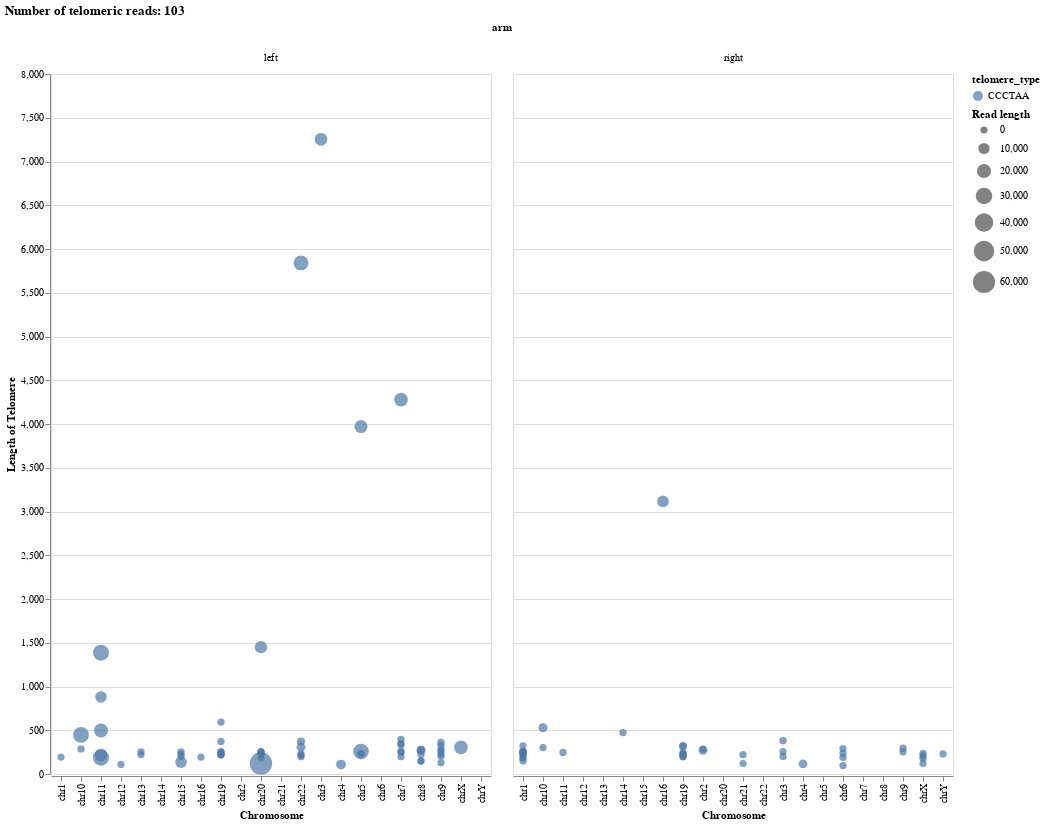

This figure's notebook cell:
### Code cell
import altair as alt
from altair_saver import save
def plot_telomeres(telomere_df: pd.DataFrame) -> None:
    """
    Plots information about found telomeres
    """
    plot = (
        alt.Chart(telomere_df)
        .mark_circle()
        .encode(
            alt.X("chr:N", title="Chromosome"),
            alt.Color("telomere_type:N"),
            alt.Y("telomere_length", title="Length of Telomere"),
            alt.Size("read_len:Q", scale=alt.Scale(range=[50, 500]), title= "Read length"),
            tooltip=[alt.Tooltip("telomere_length:Q", title="Telomere length"),
                     alt.Tooltip("telomere_type:N", title="Telomere type"),
                     alt.Tooltip("read_len:Q", title="Read length"),
                     alt.Tooltip("id:N", title="ID"),
                     alt.Tooltip("telomere_pattern_start:Q", title="Start of telomere in read"),
                     alt.Tooltip("telomere_pattern_end:Q", title="End of telomere in read"),
                     alt.Tooltip("fraction_telomere:Q", title="Fraction of telomere / read"),
                    ]
        )
        .properties(
            height=700,
        )
        .facet(column="arm", title=f"Number of telomeric reads: {telomere_df.shape[0]}")
    )
    return plot

plot = plot_telomeres(telomere_df)
save(plot, "telR30.html")
plot

### Figure 1 — Vega-Lite specification as saved in the notebook (floating-point values rounded to 4 significant figures)
{"config": {"view": {"continuousWidth": 400, "continuousHeight": 300}}, "data": {"name": "data-0fd255d21ac048c8c980891e8dd7b791"}, "facet": {"column": {"field": "arm", "type": "nominal"}}, "spec": {"mark": "circle", "encoding": {"color": {"field": "telomere_type", "type": "nominal"}, "size": {"field": "read_len", "scale": {"range": [50, 500]}, "title": "Read length", "type": "quantitative"}, "tooltip": [{"field": "telomere_length", "title": "Telomere length", "type": "quantitative"}, {"field": "telomere_type", "title": "Telomere type", "type": "nominal"}, {"field": "read_len", "title": "Read length", "type": "quantitative"}, {"field": "id", "title": "ID", "type": "nominal"}, {"field": "telomere_pattern_start", "title": "Start of telomere in read", "type": "quantitative"}, {"field": "telomere_pattern_end", "title": "End of telomere in read", "type": "quantitative"}, {"field": "fraction_telomere", "title": "Fraction of telomere / read", "type": "quantitative"}], "x": {"field": "chr", "title": "Chromosome", "type": "nominal"}, "y": {"field": "telomere_length", "title": "Length of Telomere", "type": "quantitative"}}, "height": 700}, "title": "Number of telomeric reads: 103", "$schema": "https://vega.github.io/schema/vega-lite/v4.17.0.json", "datasets": {"data-0fd255d21ac048c8c980891e8dd7b791": [{"index": 15, "chr": "chr3", "align_start": 1386, "align_end": 10225, "id": "990b786a-26bf-4c2f-92a4-bf7c380efa47", "strand": "+", "telomere_length": 7254, "read_len": 15136, "telomere_pattern_start": 31, "telomere_pattern_end": 7285, "telomere_type": "CCCTAA", "chr_length": 201105948, "arm": "left", "fraction_telomere": 0.4793}, {"index": 54, "chr": "chr22", "align_start": 1, "align_end": 20403, "id": "5af69638-064f-444c-b2ab-0a2f9d31e158", "strand": "+", "telomere_length": 5841, "read_len": 22993, "telomere_pattern_start": 35, "telomere_pattern_end": 5876, "telomere_type": "CCCTAA", "chr_length": 51324926, "arm": "left", "fraction_telomere": 0.254}, {"index": 91, "chr": "chr7", "align_start": 817, "align_end": 16304, "id": "7d9dc776-3588-4ecb-9397-ba2e735bd818", "strand": "+", "telomere_length": 4279, "read_len": 18627, "telomere_pattern_start": 33, "telomere_pattern_end": 4312, "telomere_type": "CCCTAA", "chr_length": 160567428, "arm": "left", "fraction_telomere": 0.2297}, {"index": 178, "chr": "chr5", "align_start": 1892, "align_end": 14249, "id": "7678d743-d0d6-478c-9e65-20e540d10901", "strand": "+", "telomere_length": 3971, "read_len": 16113, "telomere_pattern_start": 36, "telomere_pattern_end": 4007, "telomere_type": "CCCTAA", "chr_length": 182045439, "arm": "left", "fraction_telomere": 0.2464}, {"index": 273, "chr": "chr16", "align_start": 96321024, "align_end": 96330374, "id": "f2c4e547-0705-4b92-9c1d-c12687f774cd", "strand": "-", "telomere_length": 3115, "read_len": 11966, "telomere_pattern_start": 1951, "telomere_pattern_end": 5066, "telomere_type": "CCCTAA", "chr_length": 96330374, "arm": "right", "fraction_telomere": 0.2603}, {"index": 294, "chr": "chr20", "align_start": 6511, "align_end": 15633, "id": "9bf79af8-2192-439c-9533-9eaefc436fc3", "strand": "+", "telomere_length": 1450, "read_len": 13917, "telomere_pattern_start": 2888, "telomere_pattern_end": 4338, "telomere_type": "CCCTAA", "chr_length": 66210255, "arm": "left", "fraction_telomere": 0.1042}, {"index": 309, "chr": "chr11", "align_start": 707, "align_end": 27131, "id": "c88f64f4-86eb-43ca-ba55-aca185a215f2", "strand": "-", "telomere_length": 1387, "read_len": 27854, "telomere_pattern_start": 25169, "telomere_pattern_end": 26556, "telomere_type": "CCCTAA", "chr_length": 135127769, "arm": "left", "fraction_telomere": 0.0498}, {"index": 312, "chr": "chr11", "align_start": 570, "align_end": 7877, "id": "eef56cc8-70fc-4b17-8c66-cecc63b08071", "strand": "+", "telomere_length": 881, "read_len": 11165, "telomere_pattern_start": 3863, "telomere_pattern_end": 4744, "telomere_type": "CCCTAA", "chr_length": 135127769, "arm": "left", "fraction_telomere": 0.07891}, {"index": 471, "chr": "chr19", "align_start": 475, "align_end": 1078, "id": "2fd56dac-cadd-4c26-9913-87a50eecac4e", "strand": "+", "telomere_length": 593, "read_len": 669, "telomere_pattern_start": 35, "telomere_pattern_end": 628, "telomere_type": "CCCTAA", "chr_length": 61707364, "arm": "left", "fraction_telomere": 0.8864}, {"index": 243, "chr": "chr10", "align_start": 134751313, "align_end": 134755614, "id": "a06e1a65-17a3-4794-9ab9-fef893374511", "strand": "-", "telomere_length": 529, "read_len": 4429, "telomere_pattern_start": 35, "telomere_pattern_end": 564, "telomere_type": "CCCTAA", "chr_length": 134758134, "arm": "right", "fraction_telomere": 0.1194}, {"index": 314, "chr": "chr11", "align_start": 1431, "align_end": 12277, "id": "de145057-d4f0-4619-a1be-28de0f8e10a2", "strand": "+", "telomere_length": 497, "read_len": 19191, "telomere_pattern_start": 8486, "telomere_pattern_end": 8983, "telomere_type": "CCCTAA", "chr_length": 135127769, "arm": "left", "fraction_telomere": 0.0259}, {"index": 585, "chr": "chr14", "align_start": 101159900, "align_end": 101160393, "id": "be4040d9-4ee2-4145-bec7-7f6493763636", "strand": "-", "telomere_length": 473, "read_len": 571, "telomere_pattern_start": 39, "telomere_pattern_end": 512, "telomere_type": "CCCTAA", "chr_length": 101161492, "arm": "right", "fraction_telomere": 0.8284}, {"index": 244, "chr": "chr10", "align_start": 2635, "align_end": 21620, "id": "ce7352a3-3d07-4862-966a-1a318ed976ee", "strand": "-", "telomere_length": 447, "read_len": 26723, "telomere_pattern_start": 20249, "telomere_pattern_end": 20696, "telomere_type": "CCCTAA", "chr_length": 134758134, "arm": "left", "fraction_telomere": 0.01673}, {"index": 97, "chr": "chr7", "align_start": 2331, "align_end": 2722, "id": "3a8dcc5e-07ab-4180-9880-04730789e65f", "strand": "+", "telomere_length": 394, "read_len": 492, "telomere_pattern_start": 37, "telomere_pattern_end": 431, "telomere_type": "CCCTAA", "chr_length": 160567428, "arm": "left", "fraction_telomere": 0.8008}, {"index": 20, "chr": "chr3", "align_start": 201102746, "align_end": 201103152, "id": "3c2c53af-d59e-4568-b6ab-b340b1f10ad8", "strand": "-", "telomere_length": 380, "read_len": 488, "telomere_pattern_start": 26, "telomere_pattern_end": 406, "telomere_type": "CCCTAA", "chr_length": 201105948, "arm": "right", "fraction_telomere": 0.7787}, {"index": 56, "chr": "chr22", "align_start": 2216, "align_end": 2588, "id": "b3ed5408-0aa2-449c-ae81-8c61ff1a9dd1", "strand": "+", "telomere_length": 372, "read_len": 2170, "telomere_pattern_start": 37, "telomere_pattern_end": 409, "telomere_type": "CCCTAA", "chr_length": 51324926, "arm": "left", "fraction_telomere": 0.1714}, {"index": 476, "chr": "chr19", "align_start": 351, "align_end": 716, "id": "b27295af-72df-4dd3-8ee9-150e9d0e27d0", "strand": "+", "telomere_length": 372, "read_len": 467, "telomere_pattern_start": 36, "telomere_pattern_end": 408, "telomere_type": "CCCTAA", "chr_length": 61707364, "arm": "left", "fraction_telomere": 0.7966}, {"index": 379, "chr": "chr9", "align_start": 2577, "align_end": 2950, "id": "56dde06c-9de9-4155-a5b6-b1deba294b97", "strand": "+", "telomere_length": 361, "read_len": 465, "telomere_pattern_start": 36, "telomere_pattern_end": 397, "telomere_type": "CCCTAA", "chr_length": 150617247, "arm": "left", "fraction_telomere": 0.7763}, {"index": 100, "chr": "chr7", "align_start": 2762, "align_end": 3105, "id": "afcfc2ef-c2c3-4b80-941c-271a30e7149c", "strand": "+", "telomere_length": 346, "read_len": 439, "telomere_pattern_start": 35, "telomere_pattern_end": 381, "telomere_type": "CCCTAA", "chr_length": 160567428, "arm": "left", "fraction_telomere": 0.7882}, {"index": 101, "chr": "chr7", "align_start": 1262, "align_end": 1596, "id": "8d05c37d-5fae-4915-91f0-4f8d6322ba43", "strand": "+", "telomere_length": 333, "read_len": 412, "telomere_pattern_start": 30, "telomere_pattern_end": 363, "telomere_type": "CCCTAA", "chr_length": 160567428, "arm": "left", "fraction_telomere": 0.8083}, {"index": 478, "chr": "chr19", "align_start": 61706816, "align_end": 61707139, "id": "a1884cc4-619e-4d83-b04f-b7525e37eefc", "strand": "-", "telomere_length": 325, "read_len": 410, "telomere_pattern_start": 34, "telomere_pattern_end": 359, "telomere_type": "CCCTAA", "chr_length": 61707364, "arm": "right", "fraction_telomere": 0.7927}, {"index": 382, "chr": "chr9", "align_start": 1194, "align_end": 1511, "id": "8d66c7b1-92c1-45be-afe7-2db77d2e7bee", "strand": "+", "telomere_length": 323, "read_len": 554, "telomere_pattern_start": 33, "telomere_pattern_end": 356, "telomere_type": "CCCTAA", "chr_length": 150617247, "arm": "left", "fraction_telomere": 0.583}, {"index": 137, "chr": "chr1", "align_start": 248386665, "align_end": 248386979, "id": "56e60aa5-c15d-4049-be99-dd9459ea8c52", "strand": "-", "telomere_length": 322, "read_len": 414, "telomere_pattern_start": 37, "telomere_pattern_end": 359, "telomere_type": "CCCTAA", "chr_length": 248387328, "arm": "right", "fraction_telomere": 0.7778}, {"index": 479, "chr": "chr19", "align_start": 61700523, "align_end": 61701507, "id": "d6246714-1c91-4bf3-ae99-28d67bbb6015", "strand": "-", "telomere_length": 313, "read_len": 1890, "telomere_pattern_start": 40, "telomere_pattern_end": 353, "telomere_type": "CCCTAA", "chr_length": 61707364, "arm": "right", "fraction_telomere": 0.1656}, {"index": 59, "chr": "chr22", "align_start": 2038, "align_end": 2348, "id": "ab86e985-7684-4f78-b84f-d1430e40d7c3", "strand": "+", "telomere_length": 307, "read_len": 3960, "telomere_pattern_start": 37, "telomere_pattern_end": 344, "telomere_type": "CCCTAA", "chr_length": 51324926, "arm": "left", "fraction_telomere": 0.07753}, {"index": 640, "chr": "chrX", "align_start": 1518, "align_end": 15929, "id": "17d6900c-37b9-4535-98af-580ce602bcc0", "strand": "-", "telomere_length": 305, "read_len": 18364, "telomere_pattern_start": 14179, "telomere_pattern_end": 14484, "telomere_type": "CCCTAA", "chr_length": 154259566, "arm": "left", "fraction_telomere": 0.01661}, {"index": 252, "chr": "chr10", "align_start": 134755190, "align_end": 134755492, "id": "97763f3a-85c6-4c53-b220-c13f2b06c6fb", "strand": "-", "telomere_length": 302, "read_len": 438, "telomere_pattern_start": 35, "telomere_pattern_end": 337, "telomere_type": "CCCTAA", "chr_length": 134758134, "arm": "right", "fraction_telomere": 0.6895}, {"index": 383, "chr": "chr9", "align_start": 150616952, "align_end": 150617247, "id": "73b7a3db-de90-47c3-b9b7-890a80c5ca20", "strand": "-", "telomere_length": 295, "read_len": 420, "telomere_pattern_start": 39, "telomere_pattern_end": 334, "telomere_type": "CCCTAA", "chr_length": 150617247, "arm": "right", "fraction_telomere": 0.7024}, {"index": 209, "chr": "chr6", "align_start": 172124319, "align_end": 172124603, "id": "585984d1-87b5-4d77-89a1-de0f1403048f", "strand": "-", "telomere_length": 291, "read_len": 380, "telomere_pattern_start": 38, "telomere_pattern_end": 329, "telomere_type": "CCCTAA", "chr_length": 172126628, "arm": "right", "fraction_telomere": 0.7658}, {"index": 253, "chr": "chr10", "align_start": 1495, "align_end": 1801, "id": "e1e31ef4-d610-448b-9472-c1c86607c632", "strand": "+", "telomere_length": 287, "read_len": 377, "telomere_pattern_start": 35, "telomere_pattern_end": 322, "telomere_type": "CCCTAA", "chr_length": 134758134, "arm": "left", "fraction_telomere": 0.7613}, {"index": 608, "chr": "chr2", "align_start": 242696311, "align_end": 242696600, "id": "003a210c-efd8-4276-82b7-2ce13da654c5", "strand": "-", "telomere_length": 285, "read_len": 365, "telomere_pattern_start": 38, "telomere_pattern_end": 323, "telomere_type": "CCCTAA", "chr_length": 242696752, "arm": "right", "fraction_telomere": 0.7808}, {"index": 384, "chr": "chr9", "align_start": 1157, "align_end": 1428, "id": "867c54a0-3e3a-41b8-93f1-32355ae1c38f", "strand": "+", "telomere_length": 276, "read_len": 367, "telomere_pattern_start": 31, "telomere_pattern_end": 307, "telomere_type": "CCCTAA", "chr_length": 150617247, "arm": "left", "fraction_telomere": 0.752}, {"index": 535, "chr": "chr8", "align_start": 1997, "align_end": 4213, "id": "24f9ef3e-de65-4df5-8f34-e74e48745a28", "strand": "+", "telomere_length": 274, "read_len": 2248, "telomere_pattern_start": 155, "telomere_pattern_end": 429, "telomere_type": "CCCTAA", "chr_length": 146259331, "arm": "left", "fraction_telomere": 0.1219}, {"index": 611, "chr": "chr2", "align_start": 242696365, "align_end": 242696644, "id": "d5ae928e-e927-490e-8a25-52dba4763db9", "strand": "-", "telomere_length": 271, "read_len": 3911, "telomere_pattern_start": 38, "telomere_pattern_end": 309, "telomere_type": "CCCTAA", "chr_length": 242696752, "arm": "right", "fraction_telomere": 0.06929}, {"index": 536, "chr": "chr8", "align_start": 1993, "align_end": 6348, "id": "e237ae8f-4cb1-4871-ac94-21424393f1b9", "strand": "+", "telomere_length": 271, "read_len": 4286, "telomere_pattern_start": 77, "telomere_pattern_end": 348, "telomere_type": "CCCTAA", "chr_length": 146259331, "arm": "left", "fraction_telomere": 0.06323}, {"index": 386, "chr": "chr9", "align_start": 1083, "align_end": 1337, "id": "2c449fff-158c-468b-b7ee-a3c262105ea3", "strand": "+", "telomere_length": 263, "read_len": 368, "telomere_pattern_start": 34, "telomere_pattern_end": 297, "telomere_type": "CCCTAA", "chr_length": 150617247, "arm": "left", "fraction_telomere": 0.7147}, {"index": 104, "chr": "chr7", "align_start": 3049, "align_end": 3314, "id": "e08006ba-3c5f-4d79-8d68-228c992641bd", "strand": "-", "telomere_length": 261, "read_len": 356, "telomere_pattern_start": 87, "telomere_pattern_end": 348, "telomere_type": "CCCTAA", "chr_length": 160567428, "arm": "left", "fraction_telomere": 0.7331}, {"index": 143, "chr": "chr1", "align_start": 248384464, "align_end": 248384728, "id": "3dad7e9a-2eb3-4d50-bcc0-9f16540922f5", "strand": "-", "telomere_length": 259, "read_len": 350, "telomere_pattern_start": 35, "telomere_pattern_end": 294, "telomere_type": "CCCTAA", "chr_length": 248387328, "arm": "right", "fraction_telomere": 0.74}, {"index": 300, "chr": "chr20", "align_start": 337, "align_end": 591, "id": "d4fb37cb-42ea-46d6-9683-d6e4abeb8b25", "strand": "+", "telomere_length": 257, "read_len": 369, "telomere_pattern_start": 35, "telomere_pattern_end": 292, "telomere_type": "CCCTAA", "chr_length": 66210255, "arm": "left", "fraction_telomere": 0.6965}, {"index": 185, "chr": "chr5", "align_start": 2023, "align_end": 25420, "id": "115161f5-479a-4bf0-bc98-843f80577059", "strand": "-", "telomere_length": 256, "read_len": 25969, "telomere_pattern_start": 23377, "telomere_pattern_end": 23633, "telomere_type": "CCCTAA", "chr_length": 182045439, "arm": "left", "fraction_telomere": 0.009858}, {"index": 144, "chr": "chr1", "align_start": 248386894, "align_end": 248387178, "id": "dc387c3a-6ff6-42be-b9bb-fe221e6350d7", "strand": "-", "telomere_length": 256, "read_len": 912, "telomere_pattern_start": 37, "telomere_pattern_end": 293, "telomere_type": "CCCTAA", "chr_length": 248387328, "arm": "right", "fraction_telomere": 0.2807}, {"index": 29, "chr": "chr3", "align_start": 201101934, "align_end": 201102174, "id": "fad63198-11fa-4926-a32a-5694f1deaa04", "strand": "-", "telomere_length": 256, "read_len": 361, "telomere_pattern_start": 39, "telomere_pattern_end": 295, "telomere_type": "CCCTAA", "chr_length": 201105948, "arm": "right", "fraction_telomere": 0.7091}, {"index": 480, "chr": "chr19", "align_start": 216, "align_end": 477, "id": "79b0ecde-d07e-4fa4-859d-d12eda81281f", "strand": "+", "telomere_length": 256, "read_len": 355, "telomere_pattern_start": 35, "telomere_pattern_end": 291, "telomere_type": "CCCTAA", "chr_length": 61707364, "arm": "left", "fraction_telomere": 0.7211}, {"index": 505, "chr": "chr15", "align_start": 2520, "align_end": 2790, "id": "5790ee8a-4a58-4511-9ec7-4475e5cd230d", "strand": "+", "telomere_length": 254, "read_len": 371, "telomere_pattern_start": 37, "telomere_pattern_end": 291, "telomere_type": "CCCTAA", "chr_length": 99753195, "arm": "left", "fraction_telomere": 0.6846}, {"index": 388, "chr": "chr9", "align_start": 150615305, "align_end": 150615563, "id": "cd9a3384-6e26-4052-8d8b-1fbb919f3a19", "strand": "-", "telomere_length": 254, "read_len": 359, "telomere_pattern_start": 36, "telomere_pattern_end": 290, "telomere_type": "CCCTAA", "chr_length": 150617247, "arm": "right", "fraction_telomere": 0.7075}, {"index": 76, "chr": "chr13", "align_start": 934, "align_end": 1203, "id": "1fa26718-31e7-4d48-a25c-498355bfb33b", "strand": "+", "telomere_length": 253, "read_len": 322, "telomere_pattern_start": 38, "telomere_pattern_end": 291, "telomere_type": "CCCTAA", "chr_length": 113566686, "arm": "left", "fraction_telomere": 0.7857}, {"index": 301, "chr": "chr20", "align_start": 222, "align_end": 471, "id": "106bbcf4-b09f-4c04-84cd-0ce202eafdd6", "strand": "+", "telomere_length": 253, "read_len": 340, "telomere_pattern_start": 34, "telomere_pattern_end": 287, "telomere_type": "CCCTAA", "chr_length": 66210255, "arm": "left", "fraction_telomere": 0.7441}, {"index": 145, "chr": "chr1", "align_start": 248386933, "align_end": 248387188, "id": "984f1fd7-f611-4b93-8a80-a8acbd3d5811", "strand": "-", "telomere_length": 249, "read_len": 382, "telomere_pattern_start": 35, "telomere_pattern_end": 284, "telomere_type": "CCCTAA", "chr_length": 248387328, "arm": "right", "fraction_telomere": 0.6518}, {"index": 107, "chr": "chr7", "align_start": 2546, "align_end": 2814, "id": "ab4852b0-cfbf-44aa-a4fe-b86e5369334b", "strand": "+", "telomere_length": 248, "read_len": 322, "telomere_pattern_start": 41, "telomere_pattern_end": 289, "telomere_type": "CCCTAA", "chr_length": 160567428, "arm": "left", "fraction_telomere": 0.7702}, {"index": 322, "chr": "chr11", "align_start": 135127357, "align_end": 135127646, "id": "0c23d475-ece6-48d2-8a70-ce7790312450", "strand": "-", "telomere_length": 247, "read_len": 322, "telomere_pattern_start": 34, "telomere_pattern_end": 281, "telomere_type": "CCCTAA", "chr_length": 135127769, "arm": "right", "fraction_telomere": 0.7671}, {"index": 481, "chr": "chr19", "align_start": 258, "align_end": 501, "id": "14d7db98-506b-4478-98aa-e719f8cf0b12", "strand": "+", "telomere_length": 246, "read_len": 321, "telomere_pattern_start": 36, "telomere_pattern_end": 282, "telomere_type": "CCCTAA", "chr_length": 61707364, "arm": "left", "fraction_telomere": 0.7664}, {"index": 482, "chr": "chr19", "align_start": 61706958, "align_end": 61707171, "id": "ca725661-a2f5-4098-84ac-56450f407d1d", "strand": "-", "telomere_length": 243, "read_len": 313, "telomere_pattern_start": 14, "telomere_pattern_end": 257, "telomere_type": "CCCTAA", "chr_length": 61707364, "arm": "right", "fraction_telomere": 0.7764}, {"index": 146, "chr": "chr1", "align_start": 248387004, "align_end": 248387238, "id": "37674b88-bd05-4094-a440-e0439ec3e430", "strand": "-", "telomere_length": 238, "read_len": 314, "telomere_pattern_start": 36, "telomere_pattern_end": 274, "telomere_type": "CCCTAA", "chr_length": 248387328, "arm": "right", "fraction_telomere": 0.758}, {"index": 643, "chr": "chrX", "align_start": 154258964, "align_end": 154259199, "id": "0ad86728-4719-4df0-a528-b9d192de54df", "strand": "-", "telomere_length": 237, "read_len": 333, "telomere_pattern_start": 38, "telomere_pattern_end": 275, "telomere_type": "CCCTAA", "chr_length": 154259566, "arm": "right", "fraction_telomere": 0.7117}, {"index": 214, "chr": "chr6", "align_start": 172126321, "align_end": 172126557, "id": "85c1f23c-3d3e-4fc1-ae5f-3a5c8324937a", "strand": "-", "telomere_length": 236, "read_len": 322, "telomere_pattern_start": 33, "telomere_pattern_end": 269, "telomere_type": "CCCTAA", "chr_length": 172126628, "arm": "right", "fraction_telomere": 0.7329}, {"index": 302, "chr": "chr20", "align_start": 8, "align_end": 222, "id": "bf05be90-21fc-4802-b4b0-bda9443ca9e4", "strand": "+", "telomere_length": 235, "read_len": 329, "telomere_pattern_start": 36, "telomere_pattern_end": 271, "telomere_type": "CCCTAA", "chr_length": 66210255, "arm": "left", "fraction_telomere": 0.7143}, {"index": 148, "chr": "chr1", "align_start": 248386826, "align_end": 248387094, "id": "0172507e-b886-41d7-b1c6-e84f47a6ce81", "strand": "-", "telomere_length": 233, "read_len": 314, "telomere_pattern_start": 29, "telomere_pattern_end": 262, "telomere_type": "CCCTAA", "chr_length": 248387328, "arm": "right", "fraction_telomere": 0.742}, {"index": 188, "chr": "chr5", "align_start": 1585, "align_end": 1802, "id": "a0c9b053-e89e-4925-ac5b-e19393cee976", "strand": "+", "telomere_length": 232, "read_len": 385, "telomere_pattern_start": 38, "telomere_pattern_end": 270, "telomere_type": "CCCTAA", "chr_length": 182045439, "arm": "left", "fraction_telomere": 0.6026}, {"index": 303, "chr": "chr20", "align_start": 54, "align_end": 313, "id": "d1502a68-b347-4f0d-ae53-2b89b9b7ee24", "strand": "+", "telomere_length": 231, "read_len": 350, "telomere_pattern_start": 34, "telomere_pattern_end": 265, "telomere_type": "CCCTAA", "chr_length": 66210255, "arm": "left", "fraction_telomere": 0.66}, {"index": 61, "chr": "chr22", "align_start": 2154, "align_end": 2389, "id": "bae83f41-2a00-4e89-919c-ddf214c655b1", "strand": "+", "telomere_length": 231, "read_len": 357, "telomere_pattern_start": 32, "telomere_pattern_end": 263, "telomere_type": "CCCTAA", "chr_length": 51324926, "arm": "left", "fraction_telomere": 0.6471}, {"index": 581, "chr": "chrY", "align_start": 62454522, "align_end": 62454754, "id": "0b04c406-a44f-407b-abb6-169e8de8a9b2", "strand": "-", "telomere_length": 230, "read_len": 322, "telomere_pattern_start": 40, "telomere_pattern_end": 270, "telomere_type": "CCCTAA", "chr_length": 62460029, "arm": "right", "fraction_telomere": 0.7143}, {"index": 189, "chr": "chr5", "align_start": 1458, "align_end": 1719, "id": "fc97cb07-5ec1-4578-b82d-09d258cba12a", "strand": "+", "telomere_length": 229, "read_len": 352, "telomere_pattern_start": 37, "telomere_pattern_end": 266, "telomere_type": "CCCTAA", "chr_length": 182045439, "arm": "left", "fraction_telomere": 0.6506}, {"index": 391, "chr": "chr9", "align_start": 1171, "align_end": 1374, "id": "6d0261f8-7302-4c7e-827f-a58d4399c351", "strand": "+", "telomere_length": 228, "read_len": 300, "telomere_pattern_start": 40, "telomere_pattern_end": 268, "telomere_type": "CCCTAA", "chr_length": 150617247, "arm": "left", "fraction_telomere": 0.76}, {"index": 483, "chr": "chr19", "align_start": 333, "align_end": 565, "id": "5523a6e8-65ad-449e-85e0-8824017ab7ca", "strand": "+", "telomere_length": 228, "read_len": 361, "telomere_pattern_start": 36, "telomere_pattern_end": 264, "telomere_type": "CCCTAA", "chr_length": 61707364, "arm": "left", "fraction_telomere": 0.6316}, {"index": 485, "chr": "chr19", "align_start": 61707189, "align_end": 61707364, "id": "609f6b05-a96e-403f-ba0b-44a691e9b9f3", "strand": "-", "telomere_length": 227, "read_len": 319, "telomere_pattern_start": 38, "telomere_pattern_end": 265, "telomere_type": "CCCTAA", "chr_length": 61707364, "arm": "right", "fraction_telomere": 0.7116}, {"index": 484, "chr": "chr19", "align_start": 61706771, "align_end": 61707040, "id": "42f4f9fc-86a9-43c7-91ce-424d1a84c726", "strand": "-", "telomere_length": 227, "read_len": 355, "telomere_pattern_start": 35, "telomere_pattern_end": 262, "telomere_type": "CCCTAA", "chr_length": 61707364, "arm": "right", "fraction_telomere": 0.6394}, {"index": 509, "chr": "chr15", "align_start": 2151, "align_end": 2368, "id": "67b23047-0a6d-4f03-b87a-5b9af919d9d4", "strand": "+", "telomere_length": 225, "read_len": 319, "telomere_pattern_start": 38, "telomere_pattern_end": 263, "telomere_type": "CCCTAA", "chr_length": 99753195, "arm": "left", "fraction_telomere": 0.7053}, {"index": 487, "chr": "chr19", "align_start": 77, "align_end": 307, "id": "bc4d4481-930f-4a16-8765-550694665360", "strand": "+", "telomere_length": 223, "read_len": 324, "telomere_pattern_start": 34, "telomere_pattern_end": 257, "telomere_type": "CCCTAA", "chr_length": 61707364, "arm": "left", "fraction_telomere": 0.6883}, {"index": 149, "chr": "chr1", "align_start": 248386944, "align_end": 248387165, "id": "a676b8f4-9dad-4752-9550-587116f25e95", "strand": "-", "telomere_length": 223, "read_len": 358, "telomere_pattern_start": 44, "telomere_pattern_end": 267, "telomere_type": "CCCTAA", "chr_length": 248387328, "arm": "right", "fraction_telomere": 0.6229}, {"index": 543, "chr": "chr8", "align_start": 157, "align_end": 373, "id": "e024c47a-beba-4f42-82f4-e3face0a9ab0", "strand": "+", "telomere_length": 223, "read_len": 330, "telomere_pattern_start": 40, "telomere_pattern_end": 263, "telomere_type": "CCCTAA", "chr_length": 146259331, "arm": "left", "fraction_telomere": 0.6758}, {"index": 77, "chr": "chr13", "align_start": 1036, "align_end": 1254, "id": "db04e5f6-547a-4f3f-aa77-05dc3d5a9478", "strand": "+", "telomere_length": 222, "read_len": 330, "telomere_pattern_start": 34, "telomere_pattern_end": 256, "telomere_type": "CCCTAA", "chr_length": 113566686, "arm": "left", "fraction_telomere": 0.6727}, {"index": 4, "chr": "chr21", "align_start": 45086656, "align_end": 45086871, "id": "ec7789da-b743-489f-98f5-73ccfc034a81", "strand": "+", "telomere_length": 221, "read_len": 232, "telomere_pattern_start": 4, "telomere_pattern_end": 225, "telomere_type": "CCCTAA", "chr_length": 45090682, "arm": "right", "fraction_telomere": 0.9526}, {"index": 324, "chr": "chr11", "align_start": 1646, "align_end": 13215, "id": "1b755c9d-4f89-41ce-a88b-ee84ae93ab3c", "strand": "+", "telomere_length": 217, "read_len": 14484, "telomere_pattern_start": 3027, "telomere_pattern_end": 3244, "telomere_type": "CCCTAA", "chr_length": 135127769, "arm": "left", "fraction_telomere": 0.01498}, {"index": 490, "chr": "chr19", "align_start": 248, "align_end": 470, "id": "24735139-428e-4095-b0c1-030cdf8e541d", "strand": "+", "telomere_length": 216, "read_len": 483, "telomere_pattern_start": 241, "telomere_pattern_end": 457, "telomere_type": "CCCTAA", "chr_length": 61707364, "arm": "left", "fraction_telomere": 0.4472}, {"index": 62, "chr": "chr22", "align_start": 2124, "align_end": 2347, "id": "f6f23af1-98ad-4396-bbe2-d94cbd0571a4", "strand": "+", "telomere_length": 215, "read_len": 291, "telomere_pattern_start": 32, "telomere_pattern_end": 247, "telomere_type": "CCCTAA", "chr_length": 51324926, "arm": "left", "fraction_telomere": 0.7388}, {"index": 646, "chr": "chrX", "align_start": 154257513, "align_end": 154257719, "id": "fb15d43b-913a-480c-a638-e8fb0d23869a", "strand": "-", "telomere_length": 207, "read_len": 411, "telomere_pattern_start": 41, "telomere_pattern_end": 248, "telomere_type": "CCCTAA", "chr_length": 154259566, "arm": "right", "fraction_telomere": 0.5036}, {"index": 394, "chr": "chr9", "align_start": 1158, "align_end": 1359, "id": "4a9d88ea-dfc8-49ba-9292-7ccaf30a7554", "strand": "+", "telomere_length": 202, "read_len": 277, "telomere_pattern_start": 39, "telomere_pattern_end": 241, "telomere_type": "CCCTAA", "chr_length": 150617247, "arm": "left", "fraction_telomere": 0.7292}, {"index": 491, "chr": "chr19", "align_start": 61707043, "align_end": 61707246, "id": "981214a0-bf65-485c-81ba-96a2322cbdfc", "strand": "-", "telomere_length": 201, "read_len": 294, "telomere_pattern_start": 37, "telomere_pattern_end": 238, "telomere_type": "CCCTAA", "chr_length": 61707364, "arm": "right", "fraction_telomere": 0.6837}, {"index": 34, "chr": "chr3", "align_start": 201102728, "align_end": 201102918, "id": "27fa3e48-0474-4a09-ba9a-3cd824a34b28", "strand": "-", "telomere_length": 201, "read_len": 335, "telomere_pattern_start": 39, "telomere_pattern_end": 240, "telomere_type": "CCCTAA", "chr_length": 201105948, "arm": "right", "fraction_telomere": 0.6}, {"index": 511, "chr": "chr15", "align_start": 2540, "align_end": 2732, "id": "f32250e6-5c44-4c80-9d78-9fa2cdcdd090", "strand": "+", "telomere_length": 201, "read_len": 290, "telomere_pattern_start": 34, "telomere_pattern_end": 235, "telomere_type": "CCCTAA", "chr_length": 99753195, "arm": "left", "fraction_telomere": 0.6931}, {"index": 111, "chr": "chr7", "align_start": 1228, "align_end": 1425, "id": "c1f83d2b-3f4f-4366-8675-190e5f7b6fcd", "strand": "+", "telomere_length": 198, "read_len": 318, "telomere_pattern_start": 33, "telomere_pattern_end": 231, "telomere_type": "CCCTAA", "chr_length": 160567428, "arm": "left", "fraction_telomere": 0.6226}, {"index": 64, "chr": "chr22", "align_start": 980, "align_end": 1184, "id": "ccb0ae13-c89b-4c25-a2df-169e175843c5", "strand": "+", "telomere_length": 198, "read_len": 288, "telomere_pattern_start": 35, "telomere_pattern_end": 233, "telomere_type": "CCCTAA", "chr_length": 51324926, "arm": "left", "fraction_telomere": 0.6875}, {"index": 492, "chr": "chr19", "align_start": 61704473, "align_end": 61704670, "id": "ee698b62-5d02-48bf-868e-b916caee2e64", "strand": "-", "telomere_length": 197, "read_len": 298, "telomere_pattern_start": 36, "telomere_pattern_end": 233, "telomere_type": "CCCTAA", "chr_length": 61707364, "arm": "right", "fraction_telomere": 0.6611}, {"index": 284, "chr": "chr16", "align_start": 286, "align_end": 509, "id": "cd80f118-d5a2-48e4-bc4e-ed550bf2bbdb", "strand": "+", "telomere_length": 193, "read_len": 286, "telomere_pattern_start": 35, "telomere_pattern_end": 228, "telomere_type": "CCCTAA", "chr_length": 96330374, "arm": "left", "fraction_telomere": 0.6748}, {"index": 154, "chr": "chr1", "align_start": 2480, "align_end": 2670, "id": "ead8c61a-a13a-4151-939a-b08486c695ae", "strand": "+", "telomere_length": 193, "read_len": 284, "telomere_pattern_start": 41, "telomere_pattern_end": 234, "telomere_type": "CCCTAA", "chr_length": 248387328, "arm": "left", "fraction_telomere": 0.6796}, {"index": 219, "chr": "chr6", "align_start": 172123657, "align_end": 172124098, "id": "a004cf03-9aa7-4800-900d-e29ccb9dbe9a", "strand": "-", "telomere_length": 191, "read_len": 455, "telomere_pattern_start": 68, "telomere_pattern_end": 259, "telomere_type": "CCCTAA", "chr_length": 172126628, "arm": "right", "fraction_telomere": 0.4198}, {"index": 156, "chr": "chr1", "align_start": 248386878, "align_end": 248387099, "id": "cb0d75d3-7d97-4ec6-ab0e-41556b35bf9c", "strand": "-", "telomere_length": 190, "read_len": 294, "telomere_pattern_start": 34, "telomere_pattern_end": 224, "telomere_type": "CCCTAA", "chr_length": 248387328, "arm": "right", "fraction_telomere": 0.6463}, {"index": 330, "chr": "chr11", "align_start": 1766, "align_end": 25392, "id": "09bd4d45-6da1-4020-be98-1c675e9a5abf", "strand": "-", "telomere_length": 187, "read_len": 28249, "telomere_pattern_start": 23326, "telomere_pattern_end": 23513, "telomere_type": "CCCTAA", "chr_length": 135127769, "arm": "left", "fraction_telomere": 0.00662}, {"index": 305, "chr": "chr20", "align_start": 22, "align_end": 205, "id": "5883cacf-c8cd-4f76-8c6f-411b1ef2bb92", "strand": "+", "telomere_length": 185, "read_len": 304, "telomere_pattern_start": 37, "telomere_pattern_end": 222, "telomere_type": "CCCTAA", "chr_length": 66210255, "arm": "left", "fraction_telomere": 0.6086}, {"index": 158, "chr": "chr1", "align_start": 248384587, "align_end": 248384758, "id": "1706ac50-4d33-42df-b891-7ea726403bba", "strand": "+", "telomere_length": 183, "read_len": 222, "telomere_pattern_start": 35, "telomere_pattern_end": 218, "telomere_type": "CCCTAA", "chr_length": 248387328, "arm": "right", "fraction_telomere": 0.8243}, {"index": 648, "chr": "chrX", "align_start": 154258890, "align_end": 154259064, "id": "f1ec733e-5cae-4ee0-a560-f9df27d32787", "strand": "-", "telomere_length": 180, "read_len": 304, "telomere_pattern_start": 35, "telomere_pattern_end": 215, "telomere_type": "CCCTAA", "chr_length": 154259566, "arm": "right", "fraction_telomere": 0.5921}, {"index": 549, "chr": "chr8", "align_start": 135, "align_end": 290, "id": "0eb086e2-9890-4359-acc8-414d39816588", "strand": "-", "telomere_length": 151, "read_len": 272, "telomere_pattern_start": 114, "telomere_pattern_end": 265, "telomere_type": "CCCTAA", "chr_length": 146259331, "arm": "left", "fraction_telomere": 0.5551}, {"index": 167, "chr": "chr1", "align_start": 248386891, "align_end": 248387073, "id": "97f13572-ba41-4a90-bcba-2fc9f5795ac3", "strand": "-", "telomere_length": 150, "read_len": 251, "telomere_pattern_start": 44, "telomere_pattern_end": 194, "telomere_type": "CCCTAA", "chr_length": 248387328, "arm": "right", "fraction_telomere": 0.5976}, {"index": 550, "chr": "chr8", "align_start": 1939, "align_end": 2076, "id": "f4550268-cf71-4533-b88c-020fe9036a59", "strand": "+", "telomere_length": 148, "read_len": 296, "telomere_pattern_start": 35, "telomere_pattern_end": 183, "telomere_type": "CCCTAA", "chr_length": 146259331, "arm": "left", "fraction_telomere": 0.5}, {"index": 518, "chr": "chr15", "align_start": 2858, "align_end": 12065, "id": "8d35557f-3b94-4916-a20c-bc1da194e96c", "strand": "+", "telomere_length": 136, "read_len": 11673, "telomere_pattern_start": 2991, "telomere_pattern_end": 3127, "telomere_type": "CCCTAA", "chr_length": 99753195, "arm": "left", "fraction_telomere": 0.01165}, {"index": 403, "chr": "chr9", "align_start": 2765, "align_end": 2887, "id": "3068daba-0e74-40ec-a30b-9a0db43a725b", "strand": "+", "telomere_length": 128, "read_len": 228, "telomere_pattern_start": 36, "telomere_pattern_end": 164, "telomere_type": "CCCTAA", "chr_length": 150617247, "arm": "left", "fraction_telomere": 0.5614}, {"index": 307, "chr": "chr20", "align_start": 1777, "align_end": 62794, "id": "e11fedba-4e10-4e5a-bd1c-84c9a870b86a", "strand": "-", "telomere_length": 120, "read_len": 60822, "telomere_pattern_start": 60696, "telomere_pattern_end": 60816, "telomere_type": "CCCTAA", "chr_length": 66210255, "arm": "left", "fraction_telomere": 0.001973}, {"index": 9, "chr": "chr21", "align_start": 45087330, "align_end": 45087457, "id": "7c486bea-3467-4e72-a108-0999b372fdb6", "strand": "+", "telomere_length": 120, "read_len": 245, "telomere_pattern_start": 118, "telomere_pattern_end": 238, "telomere_type": "CCCTAA", "chr_length": 45090682, "arm": "right", "fraction_telomere": 0.4898}, {"index": 651, "chr": "chrX", "align_start": 154257715, "align_end": 154257838, "id": "35a338d5-a193-4df9-9e1d-819dde60a77c", "strand": "+", "telomere_length": 120, "read_len": 253, "telomere_pattern_start": 124, "telomere_pattern_end": 244, "telomere_type": "CCCTAA", "chr_length": 154259566, "arm": "right", "fraction_telomere": 0.4743}, {"index": 466, "chr": "chr4", "align_start": 193572913, "align_end": 193573012, "id": "57c25e74-d979-4037-b2f2-417ad6da6466", "strand": "+", "telomere_length": 116, "read_len": 3816, "telomere_pattern_start": 3659, "telomere_pattern_end": 3775, "telomere_type": "CCCTAA", "chr_length": 193574945, "arm": "right", "fraction_telomere": 0.0304}, {"index": 429, "chr": "chr12", "align_start": 82, "align_end": 191, "id": "e970ead3-cae4-4bc0-b545-e49d6609a6ca", "strand": "-", "telomere_length": 110, "read_len": 220, "telomere_pattern_start": 105, "telomere_pattern_end": 215, "telomere_type": "CCCTAA", "chr_length": 133324548, "arm": "left", "fraction_telomere": 0.5}, {"index": 467, "chr": "chr4", "align_start": 6014, "align_end": 11469, "id": "dc23f0f1-7ae6-4c1f-9efc-3dcbb2a68921", "strand": "-", "telomere_length": 108, "read_len": 6202, "telomere_pattern_start": 6091, "telomere_pattern_end": 6199, "telomere_type": "CCCTAA", "chr_length": 193574945, "arm": "left", "fraction_telomere": 0.01741}, {"index": 238, "chr": "chr6", "align_start": 172124726, "align_end": 172124859, "id": "8647136c-2f7a-4888-9928-b7fedd6bc1f4", "strand": "+", "telomere_length": 96, "read_len": 422, "telomere_pattern_start": 38, "telomere_pattern_end": 134, "telomere_type": "CCCTAA", "chr_length": 172126628, "arm": "right", "fraction_telomere": 0.2275}]}}
